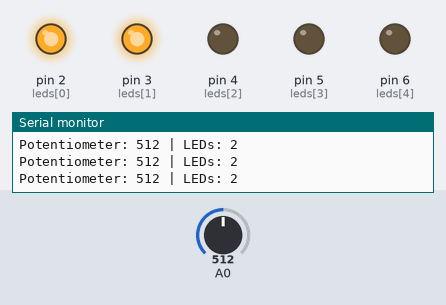
This sketch was run on a simulated Arduino Uno, built with avr-gcc and run on an emulated ATmega328P. Shown: output pins drawn as LEDs (lit = HIGH), the last lines printed to the serial monitor. The test bench sets the inputs (shaded band); at power-on: A0 = 512.

Above: at 1.2 s.
1.3 s: A0 set to 422
2.8 s: A0 set to 397
At 4.0 s:
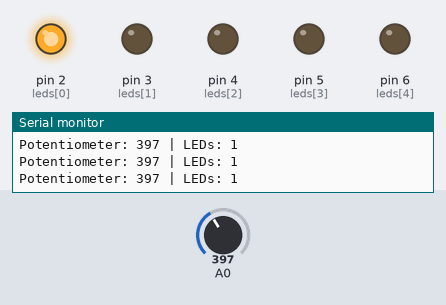
4.3 s: A0 set to 215
7.3 s: A0 set to 197
At 7.6 s:
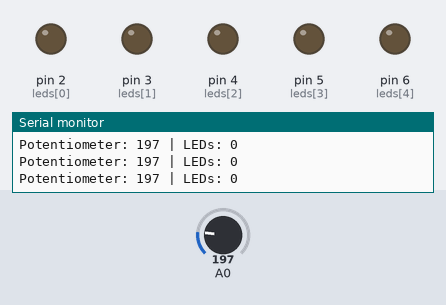
8.8 s: A0 set to 1023
At 10.0 s:
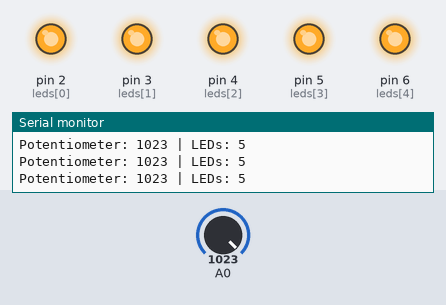
10.3 s: A0 set to 1010
At 10.6 s:
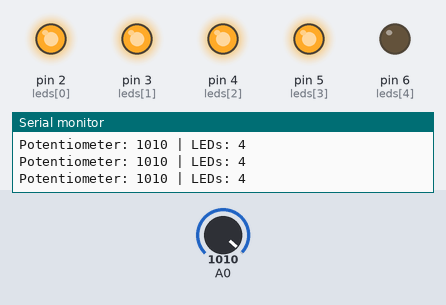
Timing chart, 0 to 12.8 s (numbered marks = the images above; inputs shaded):
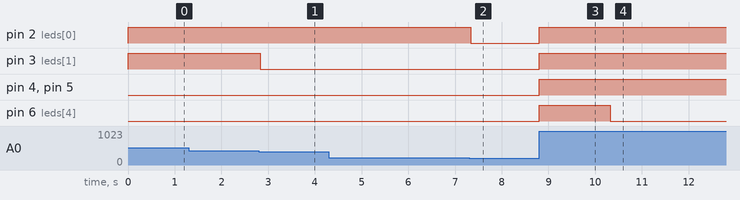

The sketch:

potenVOL.ino
```cpp
int potValue = 0;
int ledLevel = 0;

int leds[] = {2, 3, 4, 5, 6};

void setup() {
  pinMode(2, OUTPUT);
  pinMode(3, OUTPUT);
  pinMode(4, OUTPUT);
  pinMode(5, OUTPUT);
  pinMode(6, OUTPUT);

  Serial.begin(9600);
}

void loop() {

  // Read the potentiometer
  potValue = analogRead(A0);

  // Convert 0-1023 into 0-5
  ledLevel = map(potValue, 0, 1023, 0, 5);

  // Control the LEDs
  for (int i = 0; i < 5; i++) {

    if (i < ledLevel) {
      digitalWrite(leds[i], HIGH);
    }
    else {
      digitalWrite(leds[i], LOW);
    }
  }

  // Display the values in Serial Monitor
  Serial.print("Potentiometer: ");
  Serial.print(potValue);

  Serial.print(" | LEDs: ");
  Serial.println(ledLevel);

  delay(50);
}
```

Measured:
- the behaviour switches between 410 and 409 on A0 (found by bisection; images 0 and 1)
- the behaviour switches between 205 and 204 on A0 (found by bisection; images 1 and 2)
- the behaviour switches between 1023 and 1022 on A0 (found by bisection; images 3 and 4)
- after the input at 2.8 s, pin 3 (leds[1]): HIGH → LOW at once
- after the input at 7.3 s, pin 2 (leds[0]): HIGH → LOW at once
- after the input at 8.8 s, pin 2 (leds[0]), pin 3 (leds[1]), pin 4 (leds[2]), pin 5 (leds[3]), pin 6 (leds[4]): LOW → HIGH at once
- after the input at 10.3 s, pin 6 (leds[4]): HIGH → LOW at once
